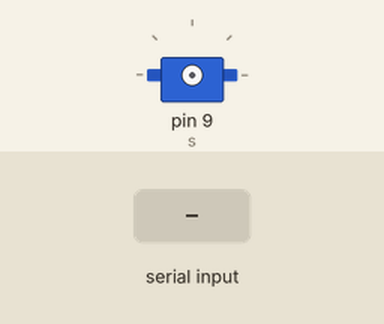
Recording of a sketch running on a simulated Arduino Uno, built with avr-gcc and run on an emulated ATmega328P. Shown: servo. The test bench sets the inputs (shaded band). What the sketch prints to the serial monitor is not drawn.

Above: at 1.2 s.
1.3 s: "a" received over Serial
2.8 s: "s" received over Serial
4.3 s: "s" received over Serial
Timing chart, 0 to 7.3 s (numbered marks = the images above; inputs shaded):
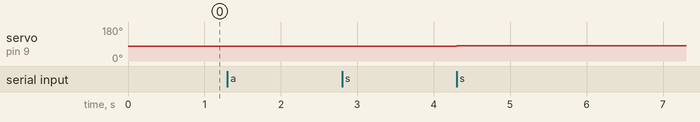

The sketch:

360servoControl.ino
```cpp
//
// Credit to LMR user Mogul's comment here: http://letsmakerobots.com/node/34168
//
#include <Servo.h>
//#include "WProgram.h"

class servo360
{
  private:
    uint8_t pin;
    uint8_t low, mid, high;
    int8_t spd;
    Servo S;

  public:
    servo360(void);
    void attach(uint8_t _pin);
    void tune(uint8_t _low, uint8_t _mid, uint8_t _high);
    void write(int8_t newSpd);
};

servo360::servo360(void)
{
  spd = 0;
  low=0, mid=90, high=180;
}

void servo360::attach(uint8_t _pin)
{
  pin = _pin;
}

// Use this if the servo midpoint is not at 90deg
void servo360::tune(uint8_t _low, uint8_t _mid, uint8_t _high)
{
  low  = _low;
  mid  = _mid;
  high = _high;
}

void servo360::write(int8_t newSpd)
{
  if (newSpd == spd) return;

  if (spd == 0)
    S.attach(pin);

  spd = newSpd;

  if (spd == 0)
  {
    S.detach();
    return;
  }

  uint8_t u;
  if (spd < 0)
    u = map(spd, -100,   0, low, mid);
  else
    u = map(spd,    0, 100, mid, high);
  S.write(u);
}


servo360 s;

void setup()
{
  Serial.begin(9600);
  s.attach(9);
  s.tune(0,80,180);

  Serial.println("READY!");
}


void loop()
{
  static int8_t x=0;

  if (!Serial.available())
    return;

  switch (Serial.read())
  {
     case 'a': x--;break;
     case 's': x++;break;
  }

  s.write(x);

  Serial.print("x:");
  Serial.print(x);
}
```

Measured:
- after the input at 2.8 s, every drawn part: stays the same
- after the input at 4.3 s, servo on pin 9 (s): 79° → 81° at once
